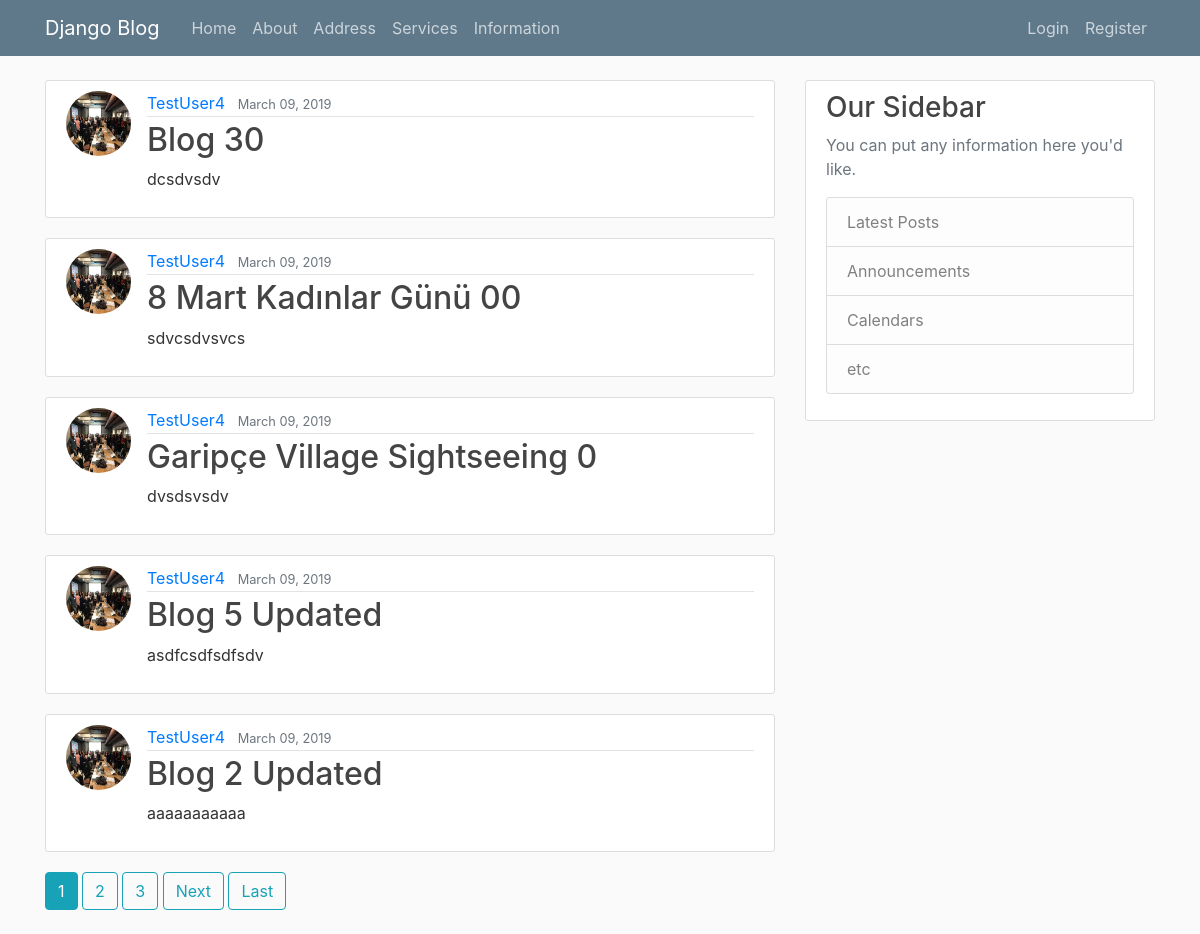
The page / on the database its author committed.
### blog/models.py (models this page shows, shortened)
class Post(models.Model):
	title = models.CharField(max_length=100)
	content = models.TextField()
	date_posted = models.DateTimeField(default = timezone.now)
	author = models.ForeignKey(User, on_delete = models.CASCADE)

### users/models.py (models this page shows, shortened)
class Profile(models.Model):
	user = models.OneToOneField(User,on_delete=models.CASCADE)
	image = models.ImageField(default ='default.jpg',upload_to='profile_pics')

### blog/views.py (the view)
# urls.py: path('',PostListView.as_view(),name="blog-home"),
class PostListView(ListView):
	model = Post
	template_name = 'blog/home.html'
	context_object_name = 'posts'
	ordering = ['-date_posted']
	paginate_by = 5

### blog/templates/blog/home.html (shortened to what this page needs)
{% extends "blog/base.html" %}
{% block content %}
	{% for post in posts %}
		<article class="media content-section">
		  <img class="rounded-circle article-img" src="{{ post.author.profile.image.url }}">
		  <div class="media-body">
		    <div class="article-metadata">
		      <a class="mr-2" href="{% url 'user-posts' post.author.username %}">{{ post.author }}</a>
		      <small class="text-muted">{{ post.date_posted|date:"F d, Y" }}</small>
		    </div>
		    <h2><a class="article-title" href="{% url 'post-detail' post.id %}">{{ post.title }}</a></h2>
		    <p class="article-content">{{ post.content }}</p>
		  </div>
		</article>
	{% endfor %}
	{% if is_paginated %}
	  {% for num in page_obj.paginator.page_range %}
	 	{% if page_obj.number == num %}
	 	  <a class="btn btn-info mb-4" href="?page={{ num }}">{{ num }}</a>
	 	{% elif num > page_obj.number|add:'-3' and num < page_obj.number|add:'3' %}
	 	  <a class="btn btn-outline-info mb-4" href="?page={{ num }}">{{ num }}</a>
	 	{% endif %}
	  {% endfor %}
	  {% if page_obj.has_next %}
	    <a class="btn btn-outline-info mb-4" href="?page={{ page_obj.next_page_number }}">Next</a>
	    <a class="btn btn-outline-info mb-4" href="?page={{ page_obj.paginator.num_pages }}">Last</a>
	  {% endif %}
	{% endif %}
{% endblock content %}

### blog/templates/blog/base.html (shortened to what this page needs)
{% load static%}
<!DOCTYPE html>
<html>
<head>
    <link rel="stylesheet" href="https://stackpath.bootstrapcdn.com/bootstrap/4.3.1/css/bootstrap.min.css">
    <link rel="stylesheet" type="text/css" href="{% static 'blog/main.css' %}">
</head>
<body>
	<header class="site-header">
	  <nav class="navbar navbar-expand-md navbar-dark bg-steel fixed-top">
	    <div class="container">
	      <a class="navbar-brand mr-4" href="{% url 'blog-home' %}">Django Blog</a>
	      <div class="collapse navbar-collapse" id="navbarToggle">
	        <div class="navbar-nav mr-auto">
	          <a class="nav-item nav-link" href="{% url 'blog-home' %}">Home</a>
	          <a class="nav-item nav-link" href="{% url 'blog-about' %}">About</a>
	          <a class="nav-item nav-link" href="{% url 'blog-address' %}">Address</a>
	          <a class="nav-item nav-link" href="{% url 'blog-services' %}">Services</a>
	          <a class="nav-item nav-link" href="{% url 'blog-info' %}">Information</a>
	        </div>
	        <div class="navbar-nav">
	        	{% if user.is_authenticated %}
		          <a class="nav-item nav-link" href="{% url 'post-create' %}">New Post</a>
			      <a class="nav-item nav-link" href="{% url 'profile' %}">Profile</a>
			      <a class="nav-item nav-link" href="{% url 'logout' %}">Logout</a>
				{% else %}
		          <a class="nav-item nav-link" href="{% url 'login' %}">Login</a>
		          <a class="nav-item nav-link" href="{% url 'register' %}">Register</a>
		        {% endif %}
	        </div>
	      </div>
	    </div>
	  </nav>
	</header>
	<main role="main" class="container">
	  <div class="row">
	    <div class="col-md-8">
	      {% block content %}{% endblock %}
	    </div>
	    <div class="col-md-4">
	      <div class="content-section">
	        <h3>Our Sidebar</h3>
	        <p class='text-muted'>You can put any information here you'd like.
	          <ul class="list-group">
	            <li class="list-group-item list-group-item-light">Latest Posts</li>
	            <li class="list-group-item list-group-item-light">Announcements</li>
	            <li class="list-group-item list-group-item-light">Calendars</li>
	            <li class="list-group-item list-group-item-light">etc</li>
	          </ul>
	        </p>
	      </div>
	    </div>
	  </div>
	</main>
</body>
</html>

### blog/static/blog/main.css (style rules this page uses)
body { background: #fafafa; color: #333333; margin-top: 5rem; }
h1, h2, h3, h4, h5, h6 { color: #444444; }
ul { margin: 0; }
.bg-steel { background-color: #5f788a; }
.site-header .navbar-nav .nav-link { color: #cbd5db; }
.content-section { background: #ffffff; padding: 10px 20px; border: 1px solid #dddddd; border-radius: 3px; margin-bottom: 20px; }
.article-title { color: #444444; }
.article-content { white-space: pre-line; }
.article-img { height: 65px; width: 65px; margin-right: 16px; }
.article-metadata { padding-bottom: 1px; margin-bottom: 4px; border-bottom: 1px solid #e3e3e3 }

### rows shown on the page
Post: author.profile.image (placeholder picture), author "TestUser4", date_posted "March 09, 2019", title "Blog 30", content "dcsdvsdv"
Post: author.profile.image (placeholder picture), author "TestUser4", date_posted "March 09, 2019", title "8 Mart Kadınlar Günü 00", content "sdvcsdvsvcs"
Post: author.profile.image (placeholder picture), author "TestUser4", date_posted "March 09, 2019", title "Garipçe Village Sightseeing 0", content "dvsdsvsdv"
Post: author.profile.image (placeholder picture), author "TestUser4", date_posted "March 09, 2019", title "Blog 5 Updated", content "asdfcsdfsdfsdv"
Post: author.profile.image (placeholder picture), author "TestUser4", date_posted "March 09, 2019", title "Blog 2 Updated", content "aaaaaaaaaaa"

### other values the page prints
{{ num }} "1"
{{ num }} "2" "3"
